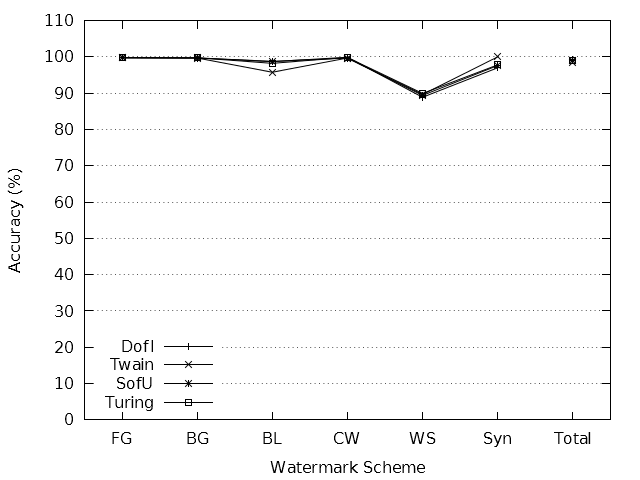

Reproduce this figure in gnuplot.
terminal = "pngcairo"
output = "accuracy-all.png"

if (!exists("input")) input = "acc-all.dat"

set datafile missing "NaN"
stats input using 3 nooutput

if (!exists("fileCount")) {
	fileCount = STATS_blocks
}

if (!exists("schemeCount")) {
	schemeCount = (STATS_records + STATS_invalid) / STATS_blocks
}

if (exists("terminal")) {
	set terminal terminal mono solid
}
else {
	set terminal windows monochrome solid
}

if (exists("output")) set output output

#set title "Watermark Accuracy for Combined Schemes"
set style data linespoints
set key autotitle columnhead left bottom

set ylabel "Accuracy (%)"
set yrange [ 0 : 110 ]
set ytics 10
set grid ytics

set xlabel "Watermark Scheme"
set xrange [ -0.5 : schemeCount - 0.5 ]

plot for [ i = 1 : fileCount ] input using 3 : xticlabels(1) index i - 1
